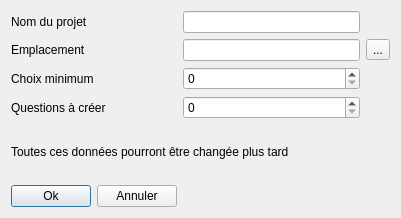
<?xml version="1.0" encoding="UTF-8"?>
<ui version="4.0">
 <class>ProjectAssist</class>
 <widget class="QDialog" name="ProjectAssist">
  <property name="geometry">
   <rect>
    <x>0</x>
    <y>0</y>
    <width>375</width>
    <height>213</height>
   </rect>
  </property>
  <property name="windowTitle">
   <string>Dialog</string>
  </property>
  <layout class="QGridLayout" name="gridLayout">
   <item row="3" column="0" colspan="2">
    <widget class="QLabel" name="label_4">
     <property name="text">
      <string>Questions à créer</string>
     </property>
    </widget>
   </item>
   <item row="6" column="0" colspan="4">
    <widget class="QLabel" name="error">
     <property name="text">
      <string/>
     </property>
    </widget>
   </item>
   <item row="0" column="2">
    <widget class="QLineEdit" name="name"/>
   </item>
   <item row="3" column="2">
    <widget class="QSpinBox" name="nQuestions"/>
   </item>
   <item row="5" column="0" colspan="3">
    <widget class="QLabel" name="label_5">
     <property name="text">
      <string>Toutes ces données pourront être changée plus tard</string>
     </property>
    </widget>
   </item>
   <item row="0" column="0">
    <widget class="QLabel" name="label">
     <property name="text">
      <string>Nom du projet</string>
     </property>
    </widget>
   </item>
   <item row="2" column="2">
    <widget class="QSpinBox" name="nChoices"/>
   </item>
   <item row="7" column="0" colspan="2">
    <layout class="QHBoxLayout" name="horizontalLayout">
     <item>
      <widget class="QPushButton" name="ok">
       <property name="text">
        <string>Ok</string>
       </property>
      </widget>
     </item>
     <item>
      <widget class="QPushButton" name="cancel">
       <property name="text">
        <string>Annuler</string>
       </property>
      </widget>
     </item>
    </layout>
   </item>
   <item row="2" column="0" colspan="2">
    <widget class="QLabel" name="label_3">
     <property name="text">
      <string>Choix minimum</string>
     </property>
    </widget>
   </item>
   <item row="1" column="3">
    <widget class="QToolButton" name="chooseFolder">
     <property name="text">
      <string>...</string>
     </property>
    </widget>
   </item>
   <item row="1" column="0">
    <widget class="QLabel" name="label_2">
     <property name="text">
      <string>Emplacement</string>
     </property>
    </widget>
   </item>
   <item row="1" column="2">
    <widget class="QLineEdit" name="folder"/>
   </item>
   <item row="4" column="0" colspan="4">
    <spacer name="horizontalSpacer">
     <property name="orientation">
      <enum>Qt::Horizontal</enum>
     </property>
     <property name="sizeHint" stdset="0">
      <size>
       <width>40</width>
       <height>20</height>
      </size>
     </property>
    </spacer>
   </item>
  </layout>
 </widget>
 <resources/>
 <connections>
  <connection>
   <sender>cancel</sender>
   <signal>clicked()</signal>
   <receiver>ProjectAssist</receiver>
   <slot>close()</slot>
   <hints>
    <hint type="sourcelabel">
     <x>138</x>
     <y>191</y>
    </hint>
    <hint type="destinationlabel">
     <x>230</x>
     <y>180</y>
    </hint>
   </hints>
  </connection>
 </connections>
</ui>
